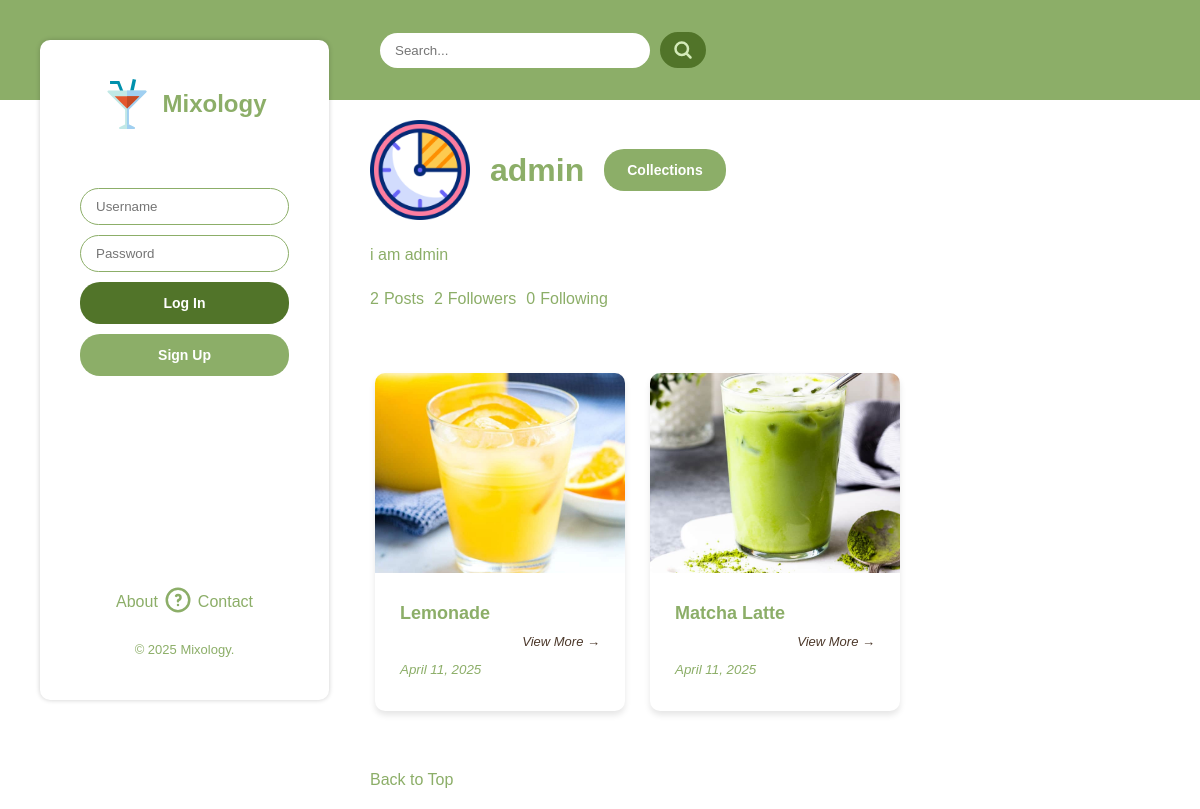
Page /profile/admin on the earlier database version.
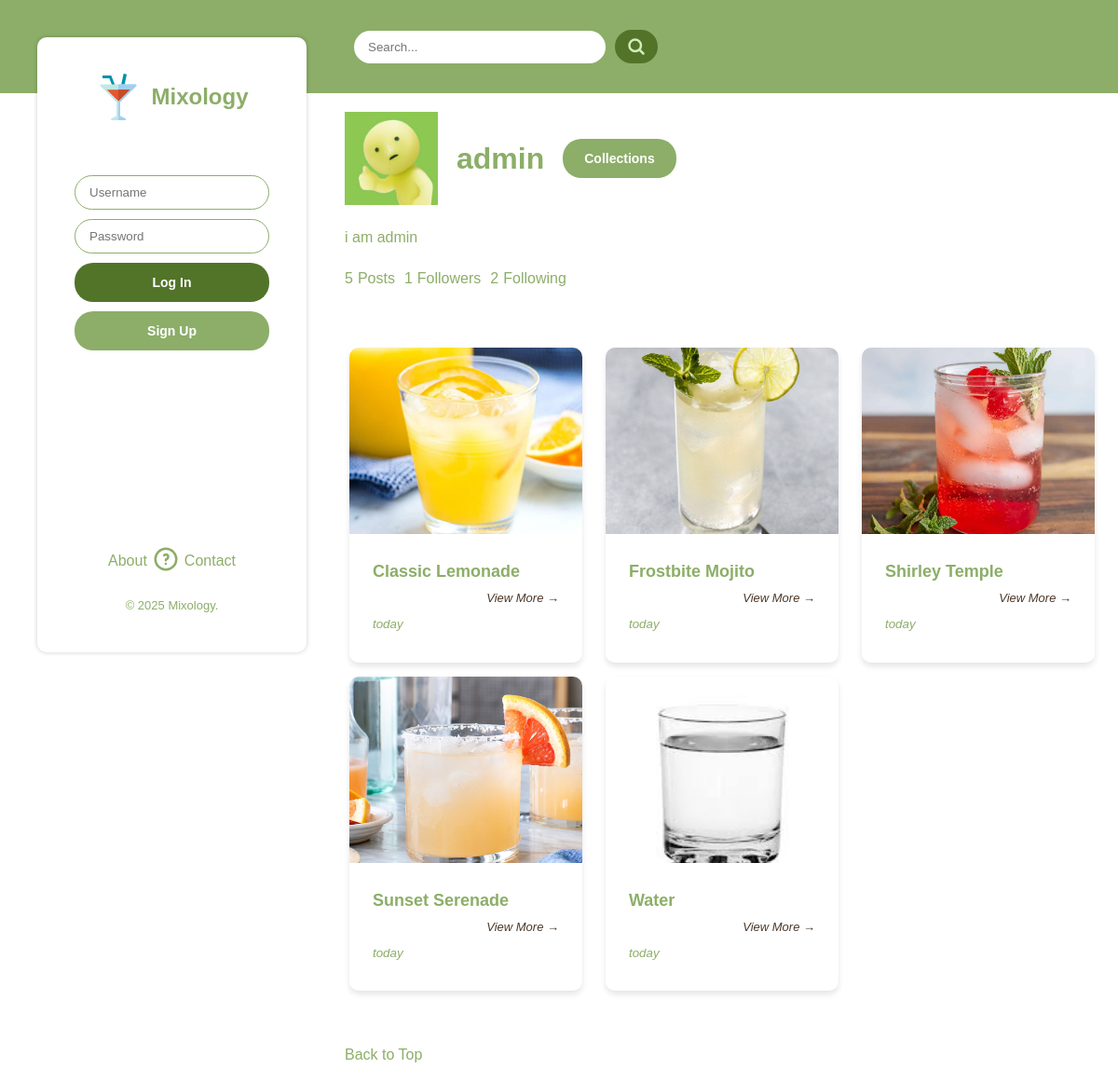
Same page on the later database version.
### mixology/models.py (models this page shows, shortened)
class UserProfile(models.Model):
    user = models.OneToOneField(User, unique=True, on_delete=models.CASCADE, related_name='profile', null=True, blank=True)
    bio = models.TextField(max_length=2000, blank=True)
    follows = models.ManyToManyField('self', symmetrical=False, related_name='followers', blank=True)
    pfp = models.ImageField(upload_to='profile_pics/', blank=True, null=True, default='profile_pics/user.svg')
    def get_pfp_url(self):
        return self.pfp.url
    def get_drinks(self):
        return self.drinks.all()
    def get_followers(self):
         return self.followers.all()
    def get_following(self):
        return self.follows.all()

class Drink(models.Model):
    class Status(models.TextChoices):
        DRAFT = 'DR', 'Draft'
        PUBLISHED = 'PU', 'Published'
        DELETED = 'DE', 'Deleted'
    name = models.CharField(max_length=200)
    poster = models.ForeignKey(UserProfile, on_delete=models.CASCADE, related_name='drinks')
    description = models.TextField(max_length=2000)
    instructions = models.TextField(max_length=2000)
    last_updated = models.DateTimeField(default=timezone.now)
    image = models.ImageField(upload_to='posts/', blank=True, null=True, default='mixology/static/assets/drink-default.jpg')
    ingredients = models.ManyToManyField(Ingredient, blank=True, related_name='drinks')
    status = models.CharField(max_length=2, choices=Status.choices, default=Status.DRAFT)
    class Meta:
        ordering = ['name']
    def get_image_url(self):
        return self.image.url

### mixology/views.py (the view)
# urls.py: path('profile/<str:username>', views.ProfileView.as_view(), name='profile'),
class ProfileView(generic.DetailView):
    model = UserProfile
    template_name = 'mixology/profile.html'
    context_object_name = 'viewuser'
    def get_context_data(self, **kwargs):
        context = super().get_context_data(**kwargs)
        active_nav_urls = get_nav_urls(self.request)
        active_nav_urls[2]['active'] = True
        context['nav_urls'] = active_nav_urls
        return context
    def get_object(self):
        username = self.kwargs.get('username')
        try:
            return UserProfile.objects.get(user__username=username)
        except UserProfile.DoesNotExist:
            messages.error(self.request, 'User not found.')
            return None

### mixology/views.py (called while the page is built)
def get_nav_urls(request):
    active_nav_urls = copy.deepcopy(nav_urls)
    if request.user.is_authenticated:
        active_nav_urls[2]['href'] = '/profile/' + request.user.username
        active_nav_urls[3]['href'] = '/collections/' + request.user.username
        active_nav_urls[4]['href'] = '/settings/' + str(request.user.profile.id)
    return active_nav_urls

### mixology/templates/mixology/profile.html (shortened to what this page needs)
{% extends '../base.html' %}
{% load static %}
{% load humanize %}
{% block stylesheet %}<link rel="stylesheet" href="{% static 'css/profile.css' %}" />{% endblock %}
{% block content %}
<div class="profile-container">
    {% if viewuser %}
    <div class="profile-header">
        <div class="profile-info">
            <img class="profile-img" src="{{ viewuser.get_pfp_url }}" alt="Profile Image" />
            <h1 class="profile-username">{{ viewuser.user.username }}</h1>
            <a class="btn" href="/collections/{{ viewuser.user.username }}">Collections</a>
        </div>
        <p class="profile-bio">{{ viewuser.bio }}</p>
        <div class="profile-stats">
            <div class="stat">
                <p class="stat-number">{{ viewuser.get_drinks.count }}</p>
                <p class="stat-label">Posts</p>
            </div>
            <div class="stat">
                <p class="stat-number" id="followers-label">{{ viewuser.get_followers.count }}</p>
                <p class="stat-label">Followers</p>
            </div>
            <div class="stat">
                <p class="stat-number">{{ viewuser.get_following.count }}</p>
                <p class="stat-label">Following</p>
            </div>
        </div>
    </div>
    <div class="profile-content">
        <div class="cards-container">
            {% for drink in viewuser.get_drinks %}
                <div class="card" href="/drink/{{ drink.id }}">
                    <img class="card-img" src="{{ drink.get_image_url }}" alt="Drink Image" />
                    <div class="card-content">
                        <h2>{{ drink.name }}</h2>
                        <div class="view-more">
                            <a href="/drink/{{ drink.id }}">
                                View More &rarr;
                            </a>
                            <div>
                                <p>{{ drink.last_updated|naturalday }}</p>
                            </div>
                        </div>
                    </div>
                </div>
            {% endfor %}
        </div>
    </div>
    {% endif %}
</div>
{% endblock %}

### mixology/templates/base.html (shortened to what this page needs)
{% load static %}
{% load humanize %}
<!DOCTYPE html>
<html lang="en">
<head>
    <link rel="stylesheet" href="{% static 'css/base.css' %}" />
    {% block stylesheet %}{% endblock %}
</head>
<body>
    <div class="container">
        <div class="header">
            <div class="header-content">
                <form class="search-form" method="GET" action="/search/">
                    <input type="text" class="search-bar" placeholder="Search..." name="query"/>
                    <button class="btn search-button" type="submit">
                        <img src="{% static 'assets/icons/search.svg' %}" alt="Search Icon" class="icon" />
                    </button>
                </form>
            </div>
        </div>
        <nav>
            <div>
                <a class="logo-link" href="/">
                    <img src="{% static 'assets/logo-md.svg' %}" alt="Logo" />
                    <h2 class="logo">Mixology</h2>
                </a>
                {% if user.is_authenticated %}
                <div class="nav-links">
                    <ul>
                        {% for url in nav_urls %}
                            <li>
                                <a href="{{ url.href }}" {% if url.active %} class="active"{% endif %}>
                                    <img src="{% static 'assets/icons/' %}{{ url.icon }}" alt="{{ url.alt }}" class="icon" />
                                    <p>{{ url.name }}</p>
                                </a>
                            </li>
                        {% endfor %}
                    </ul>
                </div>
                {% else %}
                <div class="login-container">
                    <form class="nav-login-form" action="/process-login/" method="POST">
                      <div>
                        <input type="text" name="username" placeholder="Username" />
                        <input type="password" name="password" placeholder="Password" />
                      </div>
                      <div>
                        <button class="btn btn-secondary" type="submit" value="Log In" >Log In</button>
                        <a class="btn" href="/signup/">Sign Up</a>
                      </div>
                    </form>
                </div>
                {% endif %}
            </div>
            <div class="nav-footer">
                <div class="misc-links">
                    <a href="/about">About</a>
                    <a href="#">
                        <img src="{% static 'assets/icons/help.svg' %}" alt="Help Icon" class="icon" />
                    </a>
                    <a href="/contact">Contact</a>
                </div>
                <p class="copyright">&copy; 2025 Mixology.</p>
            </div>
        </nav>
        <div class="content">
            {% block content %}{% endblock %}
            <footer>
                <a href="#top">Back to Top</a>
            </footer>
        </div>
    </div>
</body>
</html>

### mixology/static/css/profile.css (style rules this page uses)
.profile-header { display: flex; flex-direction: column; justify-content: center; align-items: start; gap: 10px; margin-bottom: 30px; }
.profile-info { display: flex; flex-direction: row; flex-wrap: wrap; gap: 20px; align-items: center; justify-content: start; }
.profile-header img { width: 100px; height: 100px; }
.profile-stats { display: flex; flex-direction: row; gap: 10px; }
.profile-stats p { margin: 0; }
.profile-stats .stat { display: flex; flex-direction: row; gap: 5px; }
.profile-content { display: flex; flex-direction: column; gap: 20px; }

Differences in the rows shown:
removed Drink: get_image_url (picture), name "Lemonade", last_updated "April 11, 2025"
no longer on this page (row edited): Drink: get_image_url (picture), name "Matcha Latte", last_updated "April 11, 2025"
changed UserProfile "i am admin": get_pfp_url: a different picture; get_drinks.count "2" → "5"; get_followers.count "2" → "1"; get_following.count "0" → "2"
added Drink: get_image_url (picture), name "Classic Lemonade", last_updated "today"
added Drink: get_image_url (picture), name "Frostbite Mojito", last_updated "today"
added Drink: get_image_url (picture), name "Shirley Temple", last_updated "today"
added Drink: get_image_url (picture), name "Sunset Serenade", last_updated "today"
added Drink: get_image_url (picture), name "Water", last_updated "today"
